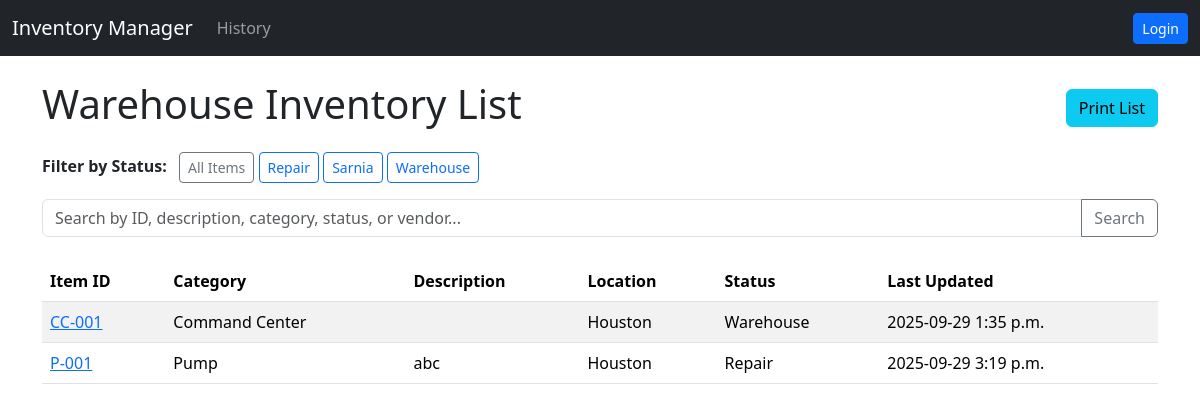
Screenshot of /inventory/ with the database file from the repository.
### inventory/models.py (models this page shows, shortened)
class Status(models.Model):
    name = models.CharField(max_length=100, unique=True)
    is_protected = models.BooleanField(default=False, help_text="Protected statuses cannot be deleted by users.")
    class Meta:
        verbose_name_plural = "Statuses"

class BaseItem(models.Model):
    CATEGORY_CHOICES = [
        ("Pump", "Pump"),
        ("Filter", "Filter"),
        ("Mix Tank", "Mix Tank"),
        ("Valve", "Valve"),
        ("Command Center", "Command Center"),
        ("Misc", "Misc"),
    ]
    item_id = models.CharField(max_length=100, unique=True, verbose_name="Item ID")
    category = models.CharField(max_length=50, choices=CATEGORY_CHOICES)
    description = models.TextField(blank=True)
    vendor = models.CharField(max_length=100, blank=True)
    rating = models.CharField(max_length=50, blank=True)
    location = models.CharField(max_length=100, blank=True)
    status = models.ForeignKey(Status, on_delete=models.SET_NULL, null=True, blank=True)
    datasheet = models.FileField(upload_to='item_documents/', blank=True, null=True, verbose_name="Datasheet")
    manual = models.FileField(upload_to='item_documents/', blank=True, null=True, verbose_name="Manual")
    document1 = models.FileField(upload_to='item_documents/', blank=True, null=True, verbose_name="Document 1")
    document2 = models.FileField(upload_to='item_documents/', blank=True, null=True, verbose_name="Document 2")
    document3 = models.FileField(upload_to='item_documents/', blank=True, null=True, verbose_name="Document 3")
    document4 = models.FileField(upload_to='item_documents/', blank=True, null=True, verbose_name="Document 4")
    document5 = models.FileField(upload_to='item_documents/', blank=True, null=True, verbose_name="Document 5")
    last_updated = models.DateTimeField(auto_now=True)
    class Meta:
        ordering = ['item_id']  # Orders items by the Item_ID

### inventory/views.py (the view, shortened to what this page needs)
# urls.py: path('', views.item_list, name='item_list'),
def item_list(request):
    query = request.GET.get('q')
    status_filter = request.GET.get('status')
    items = BaseItem.objects.all()
    statuses = Status.objects.all().order_by('name')
    if status_filter:
        items = items.filter(status__in=status_filter)
    items = items.order_by('category', 'item_id')
    context = {
        'items': items,
        'statuses': statuses,
    }
    if request.GET.get('format') == 'print':
        return render(request, 'inventory/item_list_print.html', context)
    return render(request, 'inventory/item_list.html', context)

### inventory/templates/inventory/item_list.html (shortened to what this page needs)
{% extends 'base.html' %}
{% block content %}
    <div class="d-flex justify-content-between align-items-center mb-3">
        <h1>Warehouse Inventory List</h1>
        <div>
            <button id="print-button" class="btn btn-info">Print List</button>
        </div>
    </div>
    <div class="mb-3">
        <strong class="me-2">Filter by Status:</strong>
        <a href="{% url 'item_list' %}" class="btn btn-sm btn-outline-secondary">All Items</a>
        {% for status in statuses %}
            <a href="?status={{ status.id }}" class="btn btn-sm btn-outline-primary">{{ status.name }}</a>
        {% endfor %}
    </div>
    <form method="get" class="mb-4">
        <div class="input-group">
            <input type="text" class="form-control" name="q" placeholder="Search by ID, description, category, status, or vendor..." value="{{ request.GET.q }}">
            <button class="btn btn-outline-secondary" type="submit">Search</button>
        </div>
    </form>
    {% if items %}
        <table class="table table-striped table-hover">
            <thead>
                <tr>
                    <th>Item ID</th>
                    <th>Category</th>
                    <th>Description</th>
                    <th>Location</th>
                    <th>Status</th>
                    <th>Last Updated</th>
                </tr>
            </thead>
            <tbody>
                {% for item in items %}
                    <tr>
                        <td>
                            <a href="{% url 'item_detail' item.pk %}">{{ item.item_id }}</a>
                        </td>
                        <td>{{ item.get_category_display }}</td>
                        <td>{{ item.description }}</td>
                        <td>{{ item.location }}</td>
                        <td>{{ item.status.name|default:"-" }}</td>
                        <td>{{ item.last_updated|date:"Y-m-d P" }}</td>
                    </tr>
                {% endfor %}
            </tbody>
        </table>
    {% else %}
        <div class="alert alert-info">
            <p class="mb-0">No items found for this query.</p>
        </div>
    {% endif %}
{% endblock %}

### rows the page displays
Status: name "Repair"
Status: name "Sarnia"
Status: name "Warehouse"
BaseItem: item_id "CC-001", category "Command Center", location "Houston", status.name "Warehouse", last_updated "2025-09-29 1:35 p.m."
BaseItem: item_id "P-001", category "Pump", description "abc", location "Houston", status.name "Repair", last_updated "2025-09-29 3:19 p.m."
